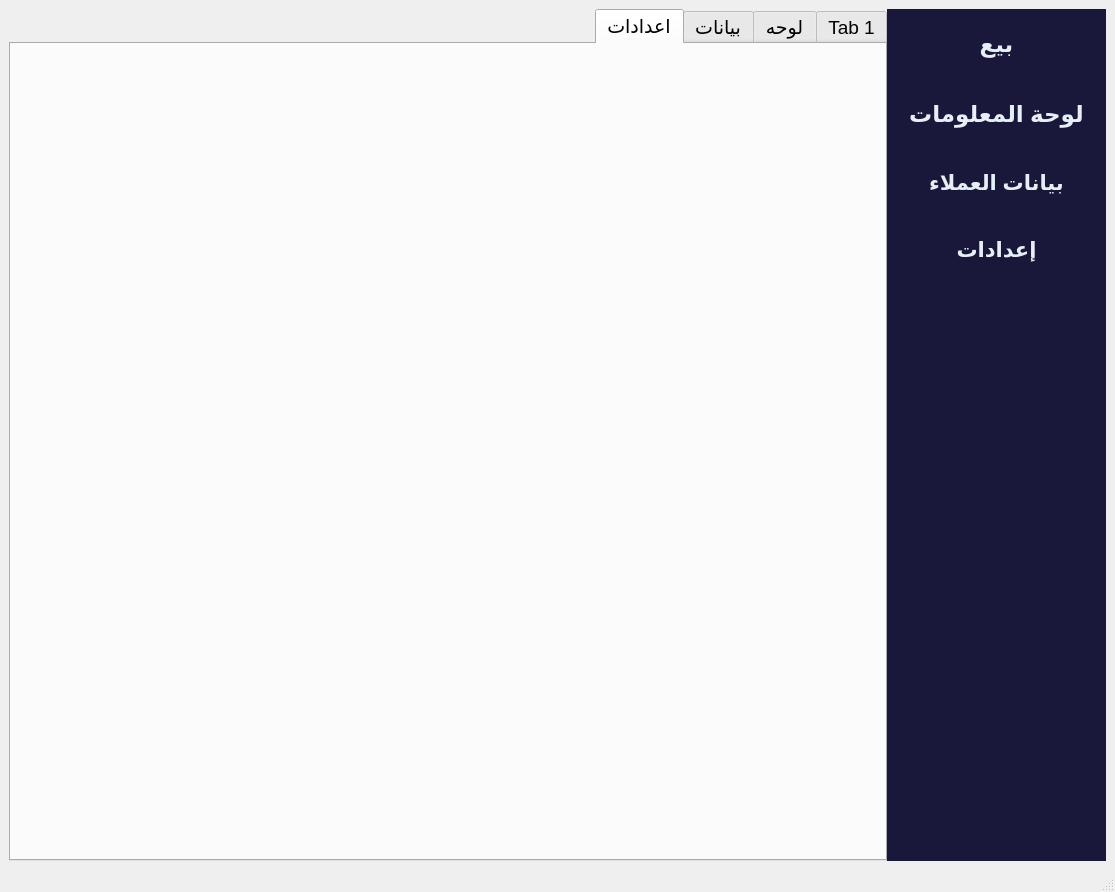
<?xml version="1.0" encoding="UTF-8"?>
<ui version="4.0">
 <class>MainWindow</class>
 <widget class="QMainWindow" name="MainWindow">
  <property name="geometry">
   <rect>
    <x>0</x>
    <y>0</y>
    <width>1115</width>
    <height>892</height>
   </rect>
  </property>
  <property name="windowTitle">
   <string>MainWindow</string>
  </property>
  <property name="styleSheet">
   <string notr="true">/* QListWidget main background */
QListWidget {
    background: #19183b;      /* لون خلفية ثابت */
    border: none;
    /*padding: 4px;*/             /* padding حوالين العناصر */
}

/* كل عنصر (item) */
QListWidget::item {
    /*background: #232153;*/      /* لون صلب لكل عنصر */
    color: #e6eef6;           /* لون النص */
    padding: 12px 15px;        /* مسافة داخل العنصر */
    margin: 9px 0;            /* مسافة صغيرة بين كل عنصر والتاني */
    border-radius: 12px;       /* زاوايا مدورة */
}

/* حالة المرور بالماوس (hover) */
QListWidget::item:hover {
    background: #708993;      /* يتفعل فورًا عند المرور */
    color: #ffffff;
}

/* Click (pressed) effect */
QListWidget::item:pressed {
    background: #a79f91;   /* لون مختلف لما تضغط */
    color: #a79f91;
}
QListWidget::item:selected {
    background: #4a90e2;
    color: white;
    font-weight: bold;
}</string>
  </property>
  <widget class="QWidget" name="centralwidget">
   <layout class="QGridLayout" name="gridLayout">
    <item row="0" column="0">
     <layout class="QHBoxLayout" name="horizontalLayout" stretch="80,20">
      <property name="spacing">
       <number>0</number>
      </property>
      <item>
       <widget class="QTabWidget" name="tabWidget">
        <property name="enabled">
         <bool>true</bool>
        </property>
        <property name="sizePolicy">
         <sizepolicy hsizetype="Expanding" vsizetype="Expanding">
          <horstretch>0</horstretch>
          <verstretch>0</verstretch>
         </sizepolicy>
        </property>
        <property name="font">
         <font>
          <pointsize>14</pointsize>
         </font>
        </property>
        <property name="mouseTracking">
         <bool>false</bool>
        </property>
        <property name="focusPolicy">
         <enum>Qt::WheelFocus</enum>
        </property>
        <property name="acceptDrops">
         <bool>false</bool>
        </property>
        <property name="layoutDirection">
         <enum>Qt::RightToLeft</enum>
        </property>
        <property name="locale">
         <locale language="Arabic" country="Egypt"/>
        </property>
        <property name="inputMethodHints">
         <set>Qt::ImhNone</set>
        </property>
        <property name="currentIndex">
         <number>3</number>
        </property>
        <property name="elideMode">
         <enum>Qt::ElideNone</enum>
        </property>
        <property name="documentMode">
         <bool>false</bool>
        </property>
        <property name="tabsClosable">
         <bool>false</bool>
        </property>
        <property name="movable">
         <bool>false</bool>
        </property>
        <property name="tabBarAutoHide">
         <bool>false</bool>
        </property>
        <widget class="QWidget" name="sales">
         <attribute name="title">
          <string>Tab 1</string>
         </attribute>
        </widget>
        <widget class="QWidget" name="tab_3">
         <attribute name="title">
          <string>لوحه</string>
         </attribute>
        </widget>
        <widget class="QWidget" name="tab_4">
         <attribute name="title">
          <string>بيانات</string>
         </attribute>
        </widget>
        <widget class="QWidget" name="tab_2">
         <attribute name="title">
          <string>اعدادات</string>
         </attribute>
        </widget>
       </widget>
      </item>
      <item>
       <widget class="QListWidget" name="listWidget">
        <property name="styleSheet">
         <string notr="true"/>
        </property>
        <item>
         <property name="text">
          <string>بيع</string>
         </property>
         <property name="font">
          <font>
           <pointsize>17</pointsize>
           <weight>75</weight>
           <bold>true</bold>
          </font>
         </property>
         <property name="textAlignment">
          <set>AlignCenter</set>
         </property>
        </item>
        <item>
         <property name="text">
          <string>لوحة المعلومات</string>
         </property>
         <property name="font">
          <font>
           <pointsize>17</pointsize>
           <weight>75</weight>
           <bold>true</bold>
          </font>
         </property>
         <property name="textAlignment">
          <set>AlignCenter</set>
         </property>
        </item>
        <item>
         <property name="text">
          <string>بيانات العملاء</string>
         </property>
         <property name="font">
          <font>
           <pointsize>16</pointsize>
           <weight>75</weight>
           <bold>true</bold>
          </font>
         </property>
         <property name="textAlignment">
          <set>AlignCenter</set>
         </property>
        </item>
        <item>
         <property name="text">
          <string>إعدادات</string>
         </property>
         <property name="font">
          <font>
           <pointsize>16</pointsize>
           <weight>75</weight>
           <bold>true</bold>
          </font>
         </property>
         <property name="textAlignment">
          <set>AlignCenter</set>
         </property>
        </item>
       </widget>
      </item>
     </layout>
    </item>
   </layout>
  </widget>
  <widget class="QMenuBar" name="menubar">
   <property name="geometry">
    <rect>
     <x>0</x>
     <y>0</y>
     <width>1115</width>
     <height>26</height>
    </rect>
   </property>
  </widget>
  <widget class="QStatusBar" name="statusbar"/>
 </widget>
 <resources/>
 <connections>
  <connection>
   <sender>listWidget</sender>
   <signal>currentRowChanged(int)</signal>
   <receiver>tabWidget</receiver>
   <slot>setCurrentIndex(int)</slot>
   <hints>
    <hint type="sourcelabel">
     <x>946</x>
     <y>531</y>
    </hint>
    <hint type="destinationlabel">
     <x>829</x>
     <y>551</y>
    </hint>
   </hints>
  </connection>
 </connections>
</ui>
